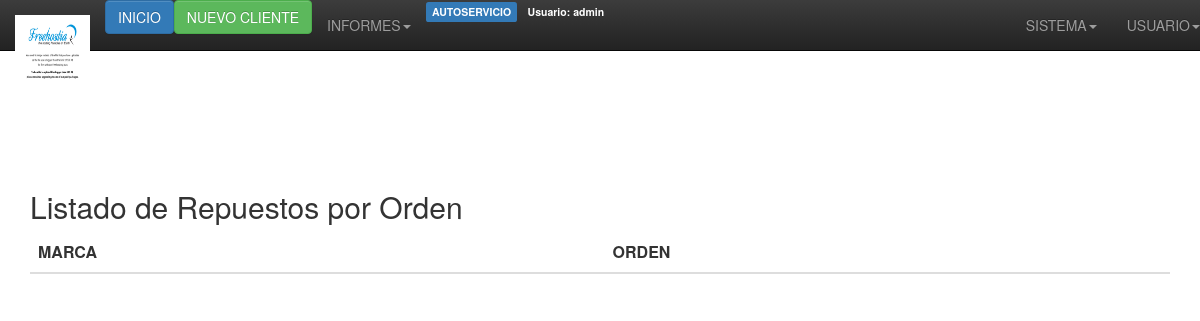
/servicios/informe2.php (signed in), run on an earlier commit of the app's database.
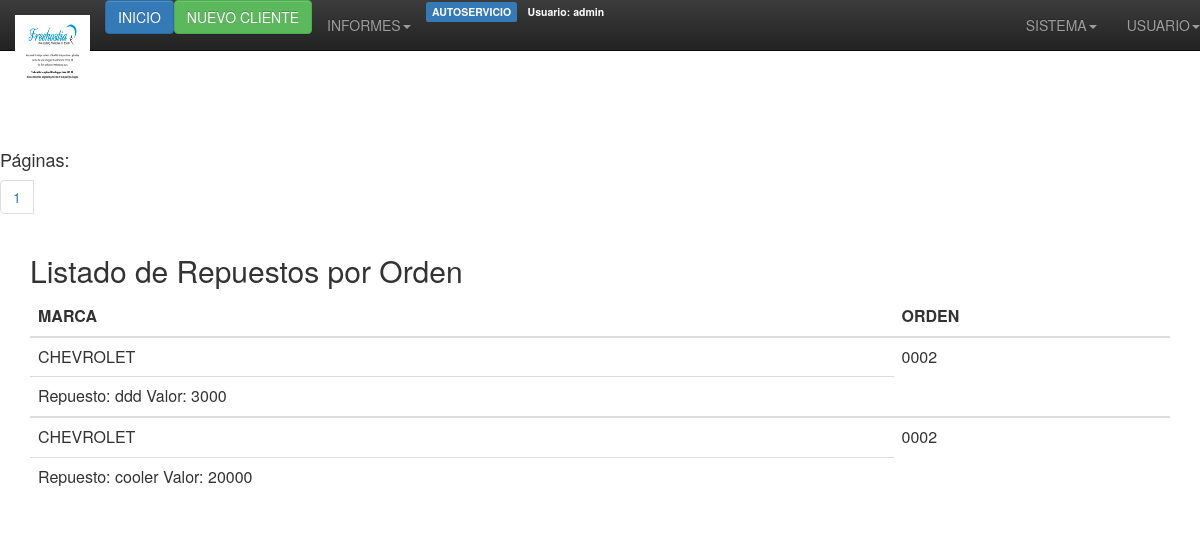
And on a later commit of the database.
### tables this page shows
CREATE TABLE `detalles` (
  `id_d` int(11) NOT NULL AUTO_INCREMENT,
  `id_servicio` int(3) NOT NULL,
  `orden` varchar(4) NOT NULL,
  `marca` varchar(30) NOT NULL,
  `serie` varchar(40) NOT NULL,
  `chasis` varchar(40) NOT NULL,
  `color` varchar(40) NOT NULL,
  `num_entrada` varchar(40) NOT NULL,
  `fec_entrega` varchar(20) NOT NULL,
  `hora_entrega` varchar(20) NOT NULL,
  `modelo_anio` varchar(20) NOT NULL,
  `motor` varchar(20) NOT NULL,
  `kilometros` varchar(20) NOT NULL,
  `placa` varchar(10) NOT NULL,
  PRIMARY KEY (`id_d`),
  KEY `id_servicio` (`id_servicio`)
);

CREATE TABLE `repuestos` (
  `id` int(5) NOT NULL AUTO_INCREMENT,
  `id_repuesto` int(5) NOT NULL,
  `orden` varchar(10) NOT NULL,
  `repuesto` varchar(30) NOT NULL,
  `valor` int(30) NOT NULL,
  PRIMARY KEY (`id`)
);

### servicios/informe2.php (the view, shortened to what this page needs)
<html xmlns="http://www.w3.org/1999/xhtml">
<head>
<link rel="stylesheet" href="bootstrap/css/bootstrap.min.css">
<link rel="stylesheet" href="bootstrap/css/bootstrap-theme.min.css">
</head>
<body>
<?php include("../encabezado.php"); ?>
<?php
$per_page = 10;
$result = mysql_query("SELECT * FROM detalles INNER JOIN repuestos
  ON repuestos.orden = detalles.orden ORDER BY id DESC");
$total_results = mysql_num_rows($result);
$total_pages = ceil($total_results / $per_page);
if (isset($_GET['page']) && is_numeric($_GET['page']))
{
$show_page = $_GET['page'];
if ($show_page > 0 && $show_page <= $total_pages)
{
$start = ($show_page -1) * $per_page;
$end = $start + $per_page;
}
else
{
$start = 0;
$end = $per_page;
}
}
else
{
$start = 0;
$end = $per_page;
}
?>
<p><br /><br /></p>
<?php
echo "<ul class='pagination'>";
for ($i = 1; $i <= $total_pages; $i++)
{
echo "<li><h4>Páginas:</h4><a href='view-paginated.php?page=$i'>$i</a></li>";
}
?>
</ul>
<div class="container">
  <h2>Listado de Repuestos por Orden</h2>
<?php
echo "<div class='table‐responsive'>";
echo "<table class='table table-hover'>";
echo "<thead><tr> <th>MARCA</th> <th>ORDEN</th> </tr></thead>";
for ($i = $start; $i < $end; $i++)
{
if ($i == $total_results) { break; }
echo "<tbody>";
echo "<tr>";
echo '<td>' . mysql_result($result, $i, 'marca') . '</td>';
echo '<td>' . mysql_result($result, $i, 'orden') . '</td>';
echo "</tr>";
echo '<td>Repuesto: ' . mysql_result($result, $i, 'repuesto') . '
Valor: ' . mysql_result($result, $i, 'valor') . '</td>';
echo "</tbody>";
}
echo "</table>";
echo "</div>";
?>
</div>
</body>
</html>

What changed in the data, as far as the page shows it:
added detalles: marca "CHEVROLET", orden "0002", repuestos.repuesto "ddd", repuestos.valor "3000", repuestos.repuesto "cooler", repuestos.valor "20000"
Also different on the page:
new list line: "Páginas: 1"
